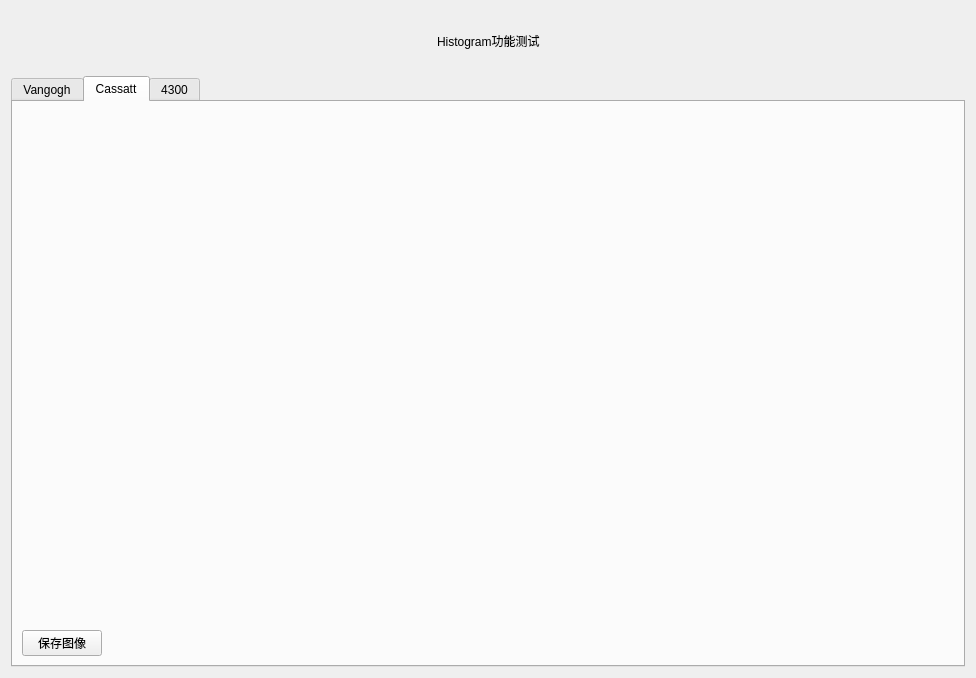
<?xml version="1.0" encoding="UTF-8"?>
<ui version="4.0">
 <class>cassatHistogram_Dialog</class>
 <widget class="QDialog" name="cassatHistogram_Dialog">
  <property name="geometry">
   <rect>
    <x>0</x>
    <y>0</y>
    <width>976</width>
    <height>678</height>
   </rect>
  </property>
  <property name="windowTitle">
   <string>Histogram功能测试界面</string>
  </property>
  <property name="windowIcon">
   <iconset resource="images/img.qrc">
    <normaloff>:/new/prefix1/icon_1.png</normaloff>:/new/prefix1/icon_1.png</iconset>
  </property>
  <layout class="QGridLayout" name="gridLayout" rowstretch="1,10">
   <item row="0" column="0">
    <layout class="QHBoxLayout" name="horizontalLayout">
     <item>
      <spacer name="horizontalSpacer_3">
       <property name="orientation">
        <enum>Qt::Horizontal</enum>
       </property>
       <property name="sizeHint" stdset="0">
        <size>
         <width>98</width>
         <height>20</height>
        </size>
       </property>
      </spacer>
     </item>
     <item>
      <widget class="QLabel" name="label">
       <property name="styleSheet">
        <string notr="true">font: 15pt &quot;黑体&quot;;</string>
       </property>
       <property name="text">
        <string>Histogram功能测试</string>
       </property>
      </widget>
     </item>
     <item>
      <spacer name="horizontalSpacer_2">
       <property name="orientation">
        <enum>Qt::Horizontal</enum>
       </property>
       <property name="sizeHint" stdset="0">
        <size>
         <width>228</width>
         <height>20</height>
        </size>
       </property>
      </spacer>
     </item>
    </layout>
   </item>
   <item row="1" column="0">
    <widget class="QTabWidget" name="tabWidget">
     <property name="currentIndex">
      <number>1</number>
     </property>
     <widget class="QWidget" name="tab">
      <attribute name="title">
       <string>Vangogh</string>
      </attribute>
      <layout class="QGridLayout" name="gridLayout_2" rowstretch="10,1">
       <item row="0" column="0">
        <widget class="QCustomPlot" name="vangoghHistogram_widget" native="true"/>
       </item>
       <item row="1" column="0">
        <layout class="QHBoxLayout" name="horizontalLayout_2">
         <item>
          <widget class="QLabel" name="label_2">
           <property name="text">
            <string>TDC序号：</string>
           </property>
          </widget>
         </item>
         <item>
          <widget class="QComboBox" name="TDC_number_comboBox">
           <item>
            <property name="text">
             <string>0</string>
            </property>
           </item>
           <item>
            <property name="text">
             <string>1</string>
            </property>
           </item>
           <item>
            <property name="text">
             <string>2</string>
            </property>
           </item>
           <item>
            <property name="text">
             <string>3</string>
            </property>
           </item>
           <item>
            <property name="text">
             <string>4</string>
            </property>
           </item>
           <item>
            <property name="text">
             <string>5</string>
            </property>
           </item>
           <item>
            <property name="text">
             <string>6</string>
            </property>
           </item>
           <item>
            <property name="text">
             <string>7</string>
            </property>
           </item>
           <item>
            <property name="text">
             <string>8</string>
            </property>
           </item>
           <item>
            <property name="text">
             <string>9</string>
            </property>
           </item>
           <item>
            <property name="text">
             <string>All</string>
            </property>
           </item>
          </widget>
         </item>
         <item>
          <widget class="QPushButton" name="read_vangogh_Histogram_pushButton">
           <property name="text">
            <string>读取直方图</string>
           </property>
          </widget>
         </item>
         <item>
          <widget class="QPushButton" name="pushButton">
           <property name="text">
            <string>PushButton</string>
           </property>
          </widget>
         </item>
         <item>
          <widget class="QPushButton" name="saveVangogh_histogram_pushButton">
           <property name="text">
            <string>保存图像</string>
           </property>
          </widget>
         </item>
         <item>
          <widget class="QLineEdit" name="filePath_lineEdit"/>
         </item>
         <item>
          <widget class="QPushButton" name="saveData_pushButton">
           <property name="text">
            <string>保存数据</string>
           </property>
          </widget>
         </item>
         <item>
          <spacer name="horizontalSpacer">
           <property name="orientation">
            <enum>Qt::Horizontal</enum>
           </property>
           <property name="sizeHint" stdset="0">
            <size>
             <width>248</width>
             <height>20</height>
            </size>
           </property>
          </spacer>
         </item>
        </layout>
       </item>
      </layout>
     </widget>
     <widget class="QWidget" name="tab_2">
      <attribute name="title">
       <string>Cassatt</string>
      </attribute>
      <layout class="QGridLayout" name="gridLayout_3" rowstretch="10,1">
       <item row="0" column="0">
        <widget class="QCustomPlot" name="cassatHistogram_widget" native="true"/>
       </item>
       <item row="1" column="0">
        <layout class="QHBoxLayout" name="horizontalLayout_3">
         <item>
          <widget class="QPushButton" name="saveCassat_histogram_pushButton">
           <property name="text">
            <string>保存图像</string>
           </property>
          </widget>
         </item>
         <item>
          <spacer name="horizontalSpacer_4">
           <property name="orientation">
            <enum>Qt::Horizontal</enum>
           </property>
           <property name="sizeHint" stdset="0">
            <size>
             <width>158</width>
             <height>20</height>
            </size>
           </property>
          </spacer>
         </item>
        </layout>
       </item>
      </layout>
     </widget>
     <widget class="QWidget" name="tab_3">
      <attribute name="title">
       <string>4300</string>
      </attribute>
      <layout class="QGridLayout" name="gridLayout_5" rowstretch="10,1">
       <item row="0" column="0">
        <widget class="QCustomPlot" name="VI4300Histogram_widget" native="true"/>
       </item>
       <item row="1" column="0">
        <layout class="QGridLayout" name="gridLayout_4">
         <item row="0" column="0">
          <widget class="QPushButton" name="save4300_histogram_pushButton">
           <property name="text">
            <string>保存图像</string>
           </property>
          </widget>
         </item>
         <item row="0" column="1">
          <spacer name="horizontalSpacer_5">
           <property name="orientation">
            <enum>Qt::Horizontal</enum>
           </property>
           <property name="sizeHint" stdset="0">
            <size>
             <width>278</width>
             <height>20</height>
            </size>
           </property>
          </spacer>
         </item>
        </layout>
       </item>
      </layout>
     </widget>
    </widget>
   </item>
  </layout>
 </widget>
 <customwidgets>
  <customwidget>
   <class>QCustomPlot</class>
   <extends>QWidget</extends>
   <header>qcustomplot.h</header>
   <container>1</container>
  </customwidget>
 </customwidgets>
 <resources>
  <include location="images/img.qrc"/>
 </resources>
 <connections/>
</ui>
